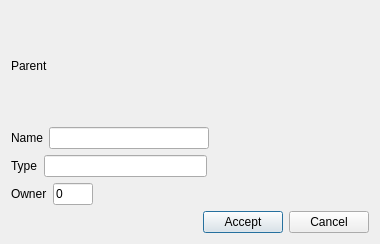
<?xml version="1.0" encoding="UTF-8"?>
<ui version="4.0">
 <class>Dialog</class>
 <widget class="QDialog" name="Dialog">
  <property name="geometry">
   <rect>
    <x>0</x>
    <y>0</y>
    <width>380</width>
    <height>244</height>
   </rect>
  </property>
  <property name="windowTitle">
   <string>Collection Properties</string>
  </property>
  <layout class="QVBoxLayout" name="verticalLayout">
   <item>
    <layout class="QHBoxLayout" name="horizontalLayout_5">
     <item>
      <widget class="QLabel" name="parentLabel">
       <property name="text">
        <string>Parent</string>
       </property>
      </widget>
     </item>
     <item>
      <spacer name="horizontalSpacer_5">
       <property name="orientation">
        <enum>Qt::Horizontal</enum>
       </property>
       <property name="sizeHint" stdset="0">
        <size>
         <width>40</width>
         <height>20</height>
        </size>
       </property>
      </spacer>
     </item>
    </layout>
   </item>
   <item>
    <layout class="QHBoxLayout" name="horizontalLayout">
     <item>
      <widget class="QLabel" name="label">
       <property name="text">
        <string>Name</string>
       </property>
      </widget>
     </item>
     <item>
      <widget class="QLineEdit" name="nameLineEdit"/>
     </item>
     <item>
      <spacer name="horizontalSpacer_2">
       <property name="orientation">
        <enum>Qt::Horizontal</enum>
       </property>
       <property name="sizeHint" stdset="0">
        <size>
         <width>40</width>
         <height>20</height>
        </size>
       </property>
      </spacer>
     </item>
    </layout>
   </item>
   <item>
    <layout class="QHBoxLayout" name="horizontalLayout_3">
     <item>
      <widget class="QLabel" name="label_2">
       <property name="text">
        <string>Type</string>
       </property>
      </widget>
     </item>
     <item>
      <widget class="QLineEdit" name="typeLineEdit"/>
     </item>
     <item>
      <spacer name="horizontalSpacer_3">
       <property name="orientation">
        <enum>Qt::Horizontal</enum>
       </property>
       <property name="sizeHint" stdset="0">
        <size>
         <width>40</width>
         <height>20</height>
        </size>
       </property>
      </spacer>
     </item>
    </layout>
   </item>
   <item>
    <layout class="QHBoxLayout" name="horizontalLayout_4">
     <item>
      <widget class="QLabel" name="label_3">
       <property name="text">
        <string>Owner</string>
       </property>
      </widget>
     </item>
     <item>
      <widget class="QLineEdit" name="ownerLineEdit">
       <property name="maximumSize">
        <size>
         <width>40</width>
         <height>16777215</height>
        </size>
       </property>
       <property name="text">
        <string>0</string>
       </property>
      </widget>
     </item>
     <item>
      <spacer name="horizontalSpacer_4">
       <property name="orientation">
        <enum>Qt::Horizontal</enum>
       </property>
       <property name="sizeHint" stdset="0">
        <size>
         <width>40</width>
         <height>20</height>
        </size>
       </property>
      </spacer>
     </item>
    </layout>
   </item>
   <item>
    <layout class="QHBoxLayout" name="horizontalLayout_2">
     <item>
      <spacer name="horizontalSpacer">
       <property name="orientation">
        <enum>Qt::Horizontal</enum>
       </property>
       <property name="sizeHint" stdset="0">
        <size>
         <width>40</width>
         <height>20</height>
        </size>
       </property>
      </spacer>
     </item>
     <item>
      <widget class="QPushButton" name="acceptButton">
       <property name="text">
        <string>Accept</string>
       </property>
      </widget>
     </item>
     <item>
      <widget class="QPushButton" name="rejectButton">
       <property name="text">
        <string>Cancel</string>
       </property>
      </widget>
     </item>
    </layout>
   </item>
  </layout>
 </widget>
 <resources/>
 <connections/>
</ui>
